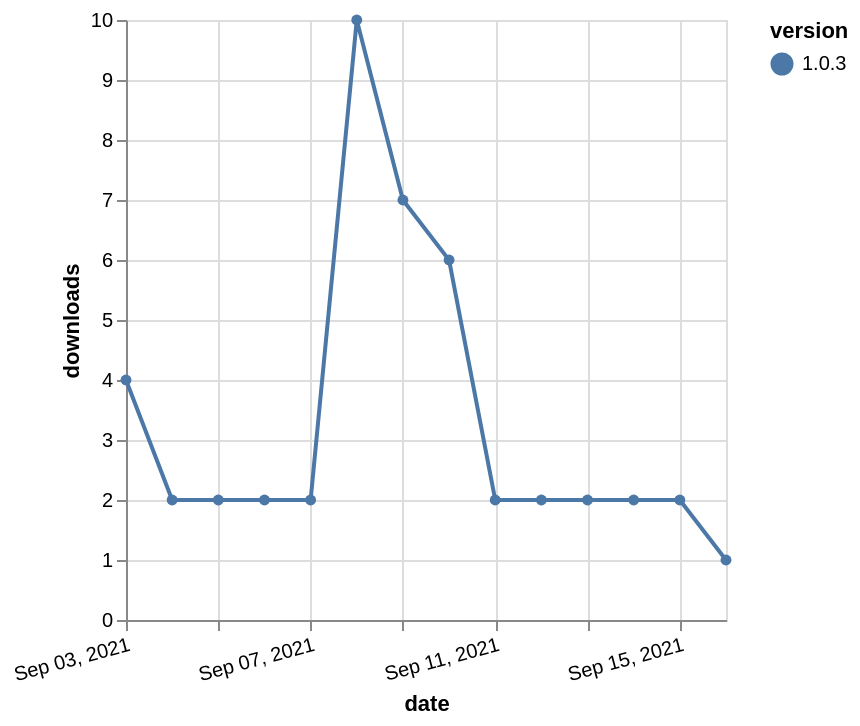

Vega-Lite specification stored for this chart:
### Vega-Lite specification from a JSON file in a GitHub repository (floating-point values rounded to 4 significant figures)
{"$schema": "https://vega.github.io/schema/vega-lite/v5.json", "description": "A simple bar chart with embedded data.", "data": {"values": [{"date": "2021-09-03", "total": 4625, "delta": 4, "version": "1.0.3"}, {"date": "2021-09-04", "total": 4627, "delta": 2, "version": "1.0.3"}, {"date": "2021-09-05", "total": 4629, "delta": 2, "version": "1.0.3"}, {"date": "2021-09-06", "total": 4631, "delta": 2, "version": "1.0.3"}, {"date": "2021-09-07", "total": 4633, "delta": 2, "version": "1.0.3"}, {"date": "2021-09-08", "total": 4643, "delta": 10, "version": "1.0.3"}, {"date": "2021-09-09", "total": 4650, "delta": 7, "version": "1.0.3"}, {"date": "2021-09-10", "total": 4656, "delta": 6, "version": "1.0.3"}, {"date": "2021-09-11", "total": 4658, "delta": 2, "version": "1.0.3"}, {"date": "2021-09-12", "total": 4660, "delta": 2, "version": "1.0.3"}, {"date": "2021-09-13", "total": 4662, "delta": 2, "version": "1.0.3"}, {"date": "2021-09-14", "total": 4664, "delta": 2, "version": "1.0.3"}, {"date": "2021-09-15", "total": 4666, "delta": 2, "version": "1.0.3"}, {"date": "2021-09-16", "total": 4667, "delta": 1, "version": "1.0.3"}]}, "width": "container", "mark": {"type": "line", "point": {"filled": true}}, "encoding": {"x": {"field": "date", "type": "temporal", "timeUnit": "yearmonthdate", "title": "date", "axis": {"labelAngle": -15}}, "y": {"field": "delta", "type": "quantitative", "title": "downloads"}, "color": {"field": "version", "type": "nominal"}, "tooltip": {"field": "delta"}}}
